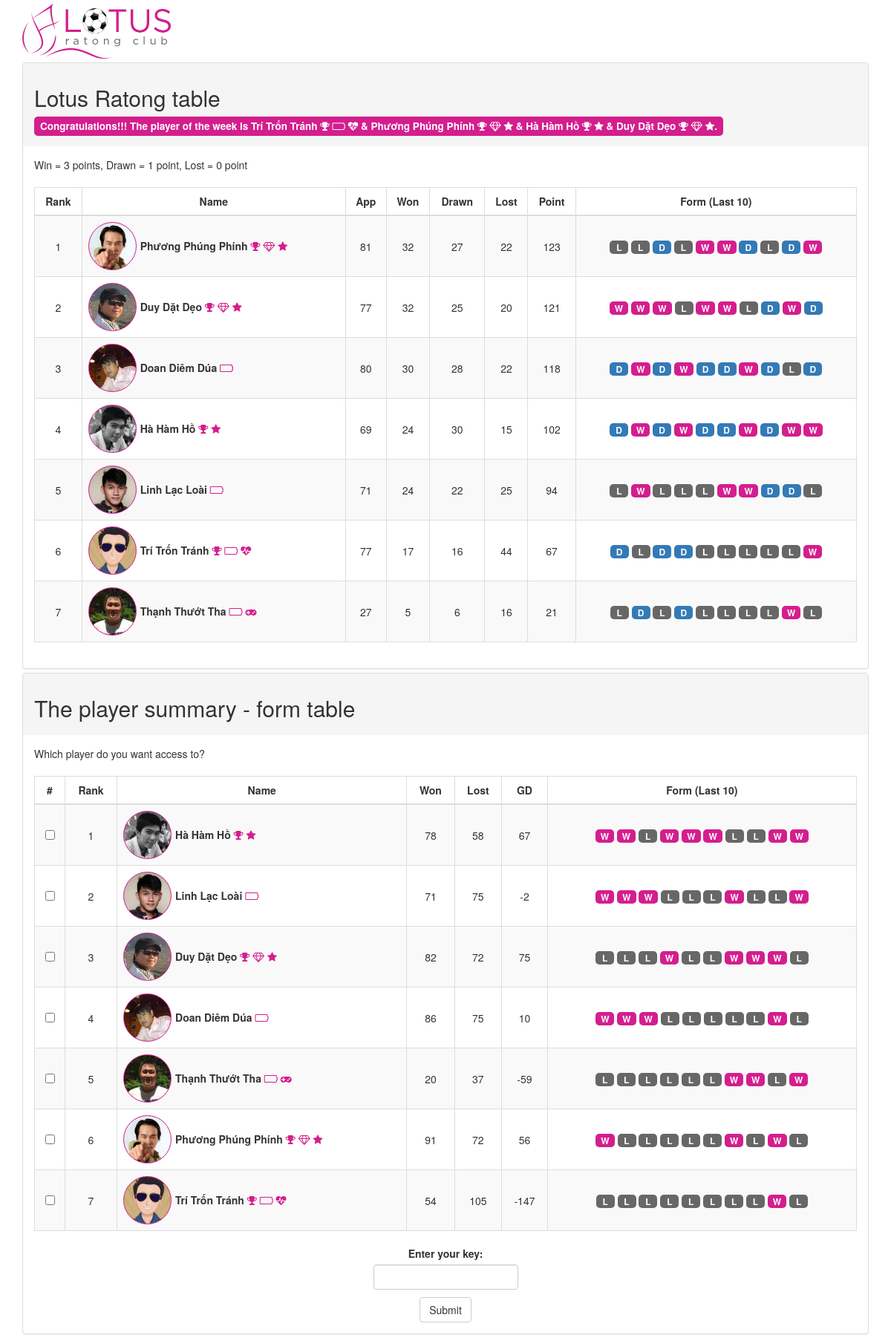
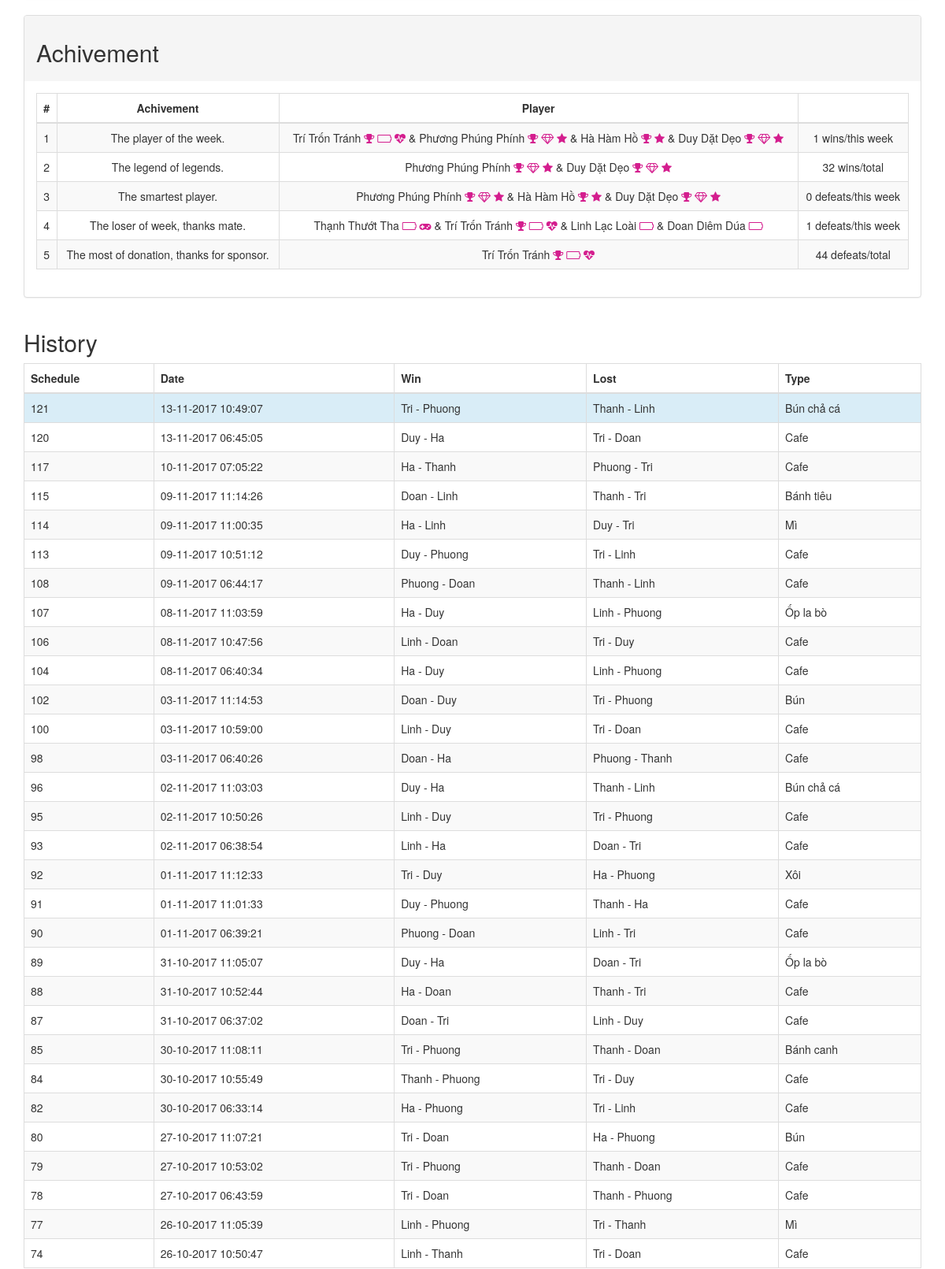
The page / (upper part) on the database its author committed (2 pictures, top to bottom).
### tables this page shows
CREATE TABLE `livescore` (
  `id` smallint(11) NOT NULL AUTO_INCREMENT,
  `schedule_id` smallint(11) DEFAULT NULL,
  `orangea` varchar(11) DEFAULT NULL,
  `orangeb` varchar(11) DEFAULT NULL,
  `orangepoint` smallint(11) DEFAULT NULL,
  `greena` varchar(11) DEFAULT NULL,
  `greenb` varchar(11) DEFAULT NULL,
  `greenpoint` smallint(11) DEFAULT NULL,
  `datetime` timestamp NULL DEFAULT NULL,
  PRIMARY KEY (`id`)
);

CREATE TABLE `player` (
  `id` smallint(6) NOT NULL AUTO_INCREMENT,
  `name` varchar(255) DEFAULT NULL,
  `password` varchar(255) DEFAULT NULL,
  `register` smallint(6) DEFAULT '0',
  PRIMARY KEY (`id`)
);

CREATE TABLE `schedule` (
  `id` smallint(11) NOT NULL AUTO_INCREMENT,
  `schedule_data` text,
  `win` varchar(100) DEFAULT NULL,
  `lost` varchar(100) DEFAULT NULL,
  `datetime` timestamp NULL DEFAULT NULL,
  `schedule_type` smallint(11) DEFAULT '0',
  PRIMARY KEY (`id`)
);

### index.php (the view, shortened to what the rows shown need)
<!DOCTYPE HTML>
<html>
<head>
	<link rel="stylesheet" href="https://maxcdn.bootstrapcdn.com/bootstrap/3.3.7/css/bootstrap.min.css">
	<link rel="stylesheet" href="font-awesome-4.7.0/css/font-awesome.min.css">
</head>
<body>
	<?php
	$servername = "127.0.0.1";
	$username = "chanacom_ratong";
	$password = "0[+121%5g5@J";
	$dbname = "chanacom_ratong";
	$playerErr =  "";
	$saveMsg = "";
	$playerGD = array();
	$playerRank = array();
	$playerWinnerWeek = array();
	$playerPointTenMatch = array();
	$scheduleTypes = array('Cafe','Bún','Phở','Bánh canh','Hủ tiếu','Xôi','Mì','Bún chả cá','Ốp la bò','Bánh cuốn','Bánh tiêu','Bánh chuối','Bánh bao');
	$conn = new mysqli($servername, $username, $password, $dbname);
	$team = getTeam($conn);
	$players = getPlayerList($conn);
	$keys = getRegisterKey($conn);
	foreach ($players as $key => $value) {
		$playerGD[$value] = getPointGD($conn, $value);
	}
	foreach ($players as $key => $value) {
		$playerRank[$value] = getPointRank($conn, $value);
	}
	foreach ($players as $key => $value) {
		$playerWinnerWeek[$value] = getPointWinWeek($conn, $value);
	}
	foreach ($players as $key => $value) {
		$playerPointTenMatch[$value] = getPointTenMatch($conn, $value);
	}
	arsort($playerGD);
	arsort($playerRank);
	arsort($playerWinnerWeek);
	arsort($playerPointTenMatch);
	$scheduleHistory =getScheduleHistory($conn);
	if ($saveMsg == '') $saveMsg = "Congratulations!!! The player of the week is ".getAchivementPlayer(getMostPlayer($playerWinnerWeek)) .".";
	function convertTime($datetime)
	{
		$dt = new DateTime($datetime);
		$tz = new DateTimeZone('Asia/Bangkok');
		$dt->setTimezone($tz);
		echo $dt->format('d-m-Y H:i:s');
	}
	function getMostPlayer($array) {
		$max = 1;
		$player = array();
		foreach ($array as $key => $value) {
			if ($max < $value)
			{
				$max = $value;
			}
		}
		foreach ($array as $key => $value) {
			if ($max == $value)
			{
				$player[] = $key;
			}
		}
		return $player;
	}
	function getPlayer($key) {
		$conn = $GLOBALS['conn'];
		$nickNameList = $GLOBALS['nickNameList'];
		$playerWinnerWeek = $GLOBALS['playerWinnerWeek'];
		$playerWinner = $GLOBALS['playerWinner'];
		$playerLostWeek = $GLOBALS['playerLostWeek'];
		$smartestList = getSmarterPlayer($conn, $playerLostWeek);
		$playerSmarter = $smartestList[0];
		$playerLost = $GLOBALS['playerLost'];
		$nickName = $nickNameList[$key];
		$achive = '';
		if (in_array($key, getMostPlayer($playerWinnerWeek)))
			$achive = $achive . " <i class='fa fa-trophy' data-toggle='tooltip' title='The best player of the week' aria-hidden='true'></i>";
		if (in_array($key, getMostPlayer($playerWinner)))
			$achive = $achive . " <i class='fa fa-diamond' data-toggle='tooltip' title='The legend of legends' aria-hidden='true'></i>";
		if (in_array($key, $playerSmarter))
			$achive = $achive . " <i class='fa fa-star' data-toggle='tooltip' title='The smartest player of the week' aria-hidden='true'></i>";
		if (in_array($key, getMostPlayer($playerLostWeek)))
			$achive = $achive . " <i class='fa fa-battery-empty' data-toggle='tooltip' title='The loser of the week' aria-hidden='true'></i>";
		if (in_array($key, getMostPlayer($playerLost)))
			$achive = $achive . " <i class='fa fa-heartbeat' data-toggle='tooltip' title='The worst player ever' aria-hidden='true'></i>";
		if ($key == 'Thanh') $achive = $achive . " <i class='fa fa-gamepad' data-toggle='tooltip' title='The game master' aria-hidden='true'></i>";
		$html = "<span id='$key' class='avatar'></span><span class=''> $nickName $achive</span>";
		return $html;
	}
	function getPointGD($conn, $player)
	{
		$sql = "SELECT * FROM livescore WHERE (greena = '$player' OR greenb = '$player' OR orangea = '$player' OR orangeb = '$player') ORDER BY id DESC";
		$result = $conn->query($sql);
		$point = 0;
		if ($result->num_rows > 0) {
			while($row = $result->fetch_assoc()) {
				if ($row["greena"] == $player || $row["greenb"] == $player)
				{
					$point = $point + $row["greenpoint"] - $row["orangepoint"];
				}
				else
				{
					$point = $point + $row["orangepoint"] - $row["greenpoint"];
				}
			}
		}
		return $point;
	}
	function getPointRank($conn, $player)
	{
		$para = '"' . $player . '"';
		$sql = "SELECT * FROM schedule WHERE schedule_data LIKE '%$para%' AND win is not null AND lost is not null ORDER BY id DESC";
		$result = $conn->query($sql);
		$form = '';
		if ($result->num_rows > 0) {
			while($row = $result->fetch_assoc()) {
				$win = explode(" - ",$row["win"]);
				$lost = explode(" - ",$row["lost"]);
				if (in_array($player, $win))
				{
					$form = $form . "W";
				}
				elseif (in_array($player, $lost))
				{
					$form = $form . "L";
				}
				else $form = $form . "D";
			}
		}
		$win = substr_count($form,"W");
		$draw = substr_count($form,"D");
		$point = $win * 3 + $draw;
		return $point;
	}
	function getPointWinWeek($conn, $player)
	{
		$para = '"' . $player . '"';
		$sql = "SELECT * FROM schedule WHERE (schedule_data LIKE '%$para%' AND win LIKE BINARY '%$player%'  AND YEARWEEK(datetime) = YEARWEEK(NOW())) ORDER BY id DESC ";
		$result = $conn->query($sql);
		return $result->num_rows;
	}
	function getPointTenMatch($conn, $player)
	{
		$sql = "SELECT * FROM livescore WHERE (greena = '$player' OR greenb = '$player' OR orangea = '$player' OR orangeb = '$player') ORDER BY id DESC LIMIT 10";
		$result = $conn->query($sql);
		$win = 0;
		if ($result->num_rows > 0) {
			while($row = $result->fetch_assoc()) {
				if ($row["greena"] == $player || $row["greenb"] == $player)
				{
					if ($row["greenpoint"] == 5)
					{
						$win++;
					}
				}
				else
				{
					if ($row["orangepoint"] == 5)
					{
						$win++;
					}
				}
			}
		}
		return $win;
	}
	function getSmarterPlayer($conn, $playerLostWeek)
	{
		$min = max($playerLostWeek);
		$player = array();
		foreach ($playerLostWeek as $key => $value) {
			$para = '"' . $key . '"';
			$sql = "SELECT * FROM schedule WHERE (schedule_data LIKE '%$para%' AND Lost is not NULL AND YEARWEEK(datetime) = YEARWEEK(NOW())) ORDER BY id DESC";
			$result = $conn->query($sql);
			if ($min > $value && $result->num_rows > 0)
			{
				$min = $value;
			}
		}
		foreach ($playerLostWeek as $key => $value) {
			$para = '"' . $key . '"';
			$sql = "SELECT * FROM schedule WHERE (schedule_data LIKE '%$para%' AND Lost is not NULL  AND YEARWEEK(datetime) = YEARWEEK(NOW())) ORDER BY id DESC";
			$result = $conn->query($sql);
			if ($min == $value && $result->num_rows > 0)
			{
				$player[] = $key;
			}
		}
		return array($player,$min);
	}
	function getAchivementPlayer($list)
	{
		$achive = '';
		foreach ($list as $value) {
			 if ($achive == '')
			 	$achive = getPlayer($value);
			 else $achive = $achive . ' & ' . getPlayer($value);
		}
		return $achive;
	}
	function getFormTenMatch($conn, $player)
	{
		$sql = "SELECT * FROM livescore WHERE (greena = '$player' OR greenb = '$player' OR orangea = '$player' OR orangeb = '$player') ORDER BY id DESC LIMIT 10";
		$result = $conn->query($sql);
		$win = 0;
		$lost = 0;
		$form = "";
		if ($result->num_rows > 0) {
			while($row = $result->fetch_assoc()) {
				if ($row["greena"] == $player || $row["greenb"] == $player)
				{
					if ($row["greenpoint"] == 5)
					{
						$win++;
						$form = $form . "W";
					}
					else
					{
						$lost++;
						$form = $form . "L";
					}
				}
				else
				{
					if ($row["orangepoint"] == 5)
					{
						$win++;
						$form = $form . "W";
					}
					else
					{
						$lost++;
						$form = $form . "L";
					}
				}
			}
		}
		$chars = str_split(strrev($form));
		$form = '';
		foreach($chars as $char){
			switch ($char) {
				case 'W':
					$form = $form . "<span class='badge label-success label-as-badge'>$char</span> ";
					break;
				case 'L':
					$form = $form . "<span class='badge label-danger label-as-badge'>$char</span> ";
					break;
			}
		}
		return array($win,$lost,$form);
	}
	function getPointMatch($conn, $player)
	{
		$sql = "SELECT * FROM livescore WHERE (greena = '$player' OR greenb = '$player' OR orangea = '$player' OR orangeb = '$player') ORDER BY id DESC";
		$result = $conn->query($sql);
		$win = 0;
		$lost = 0;
		if ($result->num_rows > 0) {
			while($row = $result->fetch_assoc()) {
				if ($row["greena"] == $player || $row["greenb"] == $player)
				{
					if ($row["greenpoint"] == 5)
					{
						$win++;
					}
					else
					{
						$lost++;
					}
				}
				else
				{
					if ($row["orangepoint"] == 5)
					{
						$win++;
					}
					else
					{
						$lost++;
					}
				}
			}
		}
		return array($win,$lost,$result->num_rows);
	}
	function getFormTenSchedule($conn, $player)
	{
		$para = '"' . $player . '"';
		$sql = "SELECT * FROM schedule WHERE schedule_data LIKE '%$para%' AND win is not null AND lost is not null ORDER BY id DESC LIMIT 10";
		$result = $conn->query($sql);
		$form = "";
		if ($result->num_rows > 0) {
			while($row = $result->fetch_assoc()) {
				$win = explode(" - ",$row["win"]);
				$lost = explode(" - ",$row["lost"]);
				if (in_array($player, $win))
				{
					$form = $form . "W";
				}
				elseif (in_array($player, $lost))
				{
					$form = $form . "L";
				}
				else $form = $form . "D";
			}
		}
		$win = substr_count($form,"W");
		$draw = substr_count($form,"D");
		$point = $win * 3 + $draw;
		$chars = str_split(strrev($form));
		$form = '';
		foreach($chars as $char){
			switch ($char) {
				case 'W':
					$form = $form . "<span class='badge label-success label-as-badge'>$char</span> ";
					break;
				case 'L':
					$form = $form . "<span class='badge label-danger label-as-badge'>$char</span> ";
					break;
				default:
					$form = $form . "<span class='badge label-info label-as-badge'>$char</span> ";
					break;
			}
		}
		return array($point,$form);
	}
	function getScheduleHistory($conn)
	{
		$sql = "SELECT * FROM schedule WHERE win is not null AND lost is not null  ORDER BY id DESC LIMIT 30";
		$result = $conn->query($sql);
		$tempHistory = array();
		if ($result->num_rows > 0) {
			while($row = $result->fetch_assoc()) {
				$tempHistory[] = $row;
			}
		} else {
			return '';
		}
		return $tempHistory;
	}
	function getTeam($conn)
	{
		$sql = "SELECT * FROM schedule ORDER BY id DESC LIMIT 1";
		$result = $conn->query($sql);
		$team = array();
		return $team;
	}
	function getPlayerList($conn)
	{
		$sql = "SELECT * FROM player ORDER BY id DESC";
		$result = $conn->query($sql);
		$player = array();
		if ($result->num_rows > 0) {
			while($row = $result->fetch_assoc()) {
				$player[] = $row['name'];
			}
		}
		return $player;
	}
	function getRegisterKey($conn)
	{
		$sql = "SELECT * FROM player ORDER BY id DESC";
		$result = $conn->query($sql);
		$key = array();
		if ($result->num_rows > 0) {
			while($row = $result->fetch_assoc()) {
				$key[] = $row['password'];
			}
		}
		return $key;
	}
	function getLastSchedule($conn)
	{
		$sql = "SELECT * FROM schedule WHERE win IS NOT NULL AND lost IS NOT NULL ORDER BY id DESC LIMIT 1";
		$result = $conn->query($sql);
		$schedule = 0;
		if ($result->num_rows > 0) {
			while($row = $result->fetch_assoc()) {
				$schedule = $row['id'];
			}
		}
		return $schedule;
	}
	function checkRegisterPlayer($conn,$player)
	{
		$sql = "SELECT * FROM player WHERE name ='$player' ORDER BY id DESC LIMIT 1";
		$result = $conn->query($sql);
		$register = 0;
		if ($result->num_rows > 0) {
			while($row = $result->fetch_assoc()) {
				$register = $row['register'];
			}
		}
		return $register;
	}
	?>
	<div class="container">
		<div class="panel-group">
			<div class="panel panel-default">
				<div class="panel-heading">
					<h2>Lotus Ratong table</h2>
					<h4><span class="label label-success"><?php echo $saveMsg;?></span></h4>
				</div>
				<div class="panel-body">
					<span>Win = 3 points, Drawn = 1 point, Lost = 0 point</span><br><br>
					<table class="table table-responsive table-bordered table-striped text-center ranking">
						<thead>
							<tr>
								<th class="text-center">Rank</th>
								<th class="text-center">Name</th>
								<th class="text-center">App</th>
								<th class="text-center">Won</th>
								<th class="text-center">Drawn</th>
								<th class="text-center">Lost</th>
								<th class="text-center">Point</th>
								<th class="text-center">Form (Last 10)</th>
							</tr>
						</thead>
							<?php $p=1;foreach ($playerRank as $key => $value): ?>
							<?php $res = getFormTenSchedule($conn, $key); ?>
								<td class="player"><?php echo getPlayer($key); ?></td>
							<?php endforeach; ?>
					</table>
				</div>
			</div>
			<div class="panel panel-default">
				<div class="panel-heading">
					<h2>The player summary - form table</h2>
				</div>
				<div class="panel-body">
					<form method="post" class="form-inline">
						<span>Which player do you want access to?</span><span class="label label-danger"><?php echo $playerErr;?></span><br><br>
						<table class="table table-responsive table-bordered table-striped text-center summary">
							<thead>
								<tr>
									<th class="text-center">#</th>
									<th class="text-center">Rank</th>
									<th class="text-center">Name</th>
									<th class="text-center">Won</th>
									<th class="text-center">Lost</th>
									<th class="text-center">GD</th>
									<th class="text-center">Form (Last 10)</th>
								</tr>
							</thead>
							<tbody>
								<?php $p=1;foreach ($playerPointTenMatch as $key => $value): ?>
								<?php $res = getPointMatch($conn, $key); ?>
								<?php $resTen = getFormTenMatch($conn, $key); ?>
								<tr>
									<td><input type="checkbox" name="player[]" value="<?php echo $key ?>" <?php if (checkRegisterPlayer($conn,$key)) echo 'checked'; ?>/></td>
									<td><?php echo $p; ?></td>
									<td class="player"><?php echo getPlayer($key); ?></td>
									<td><?php echo $res[0]; ?></td>
									<td><?php echo $res[1]; ?></td>
									<td><?php echo $playerGD[$key]; ?></td>
									<td><?php echo $resTen[2]; $p++; ?></td>
								</tr>
								<?php endforeach; ?>
							</tbody>
						</table>
					</form>
				</div>
			</div>
		</div>
	</div>
	<div class="container achivement">
		<div class="panel-group">
			<div class="panel panel-default">
				<div class="panel-heading"><h2>Achivement</h2></div>
				<div class="panel-body">
					<table class="table table-responsive table-bordered table-striped text-center">
						<thead>
							<tr>
								<th class="text-center">#</th>
								<th class="text-center">Achivement</th>
								<th class="text-center">Player</th>
								<th class="text-center"></th>
							</tr>
						</thead>
						<tbody>
							<tr>
								<td><?php echo getAchivementPlayer(getMostPlayer($playerWinnerWeek));?>
								</td>
							</tr>
						</tbody>
					</table>
				</div>
			</div>
		</div>
	</div>
	<div class="container">
		<h2>History</h2>
		<?php $lastSchedule = getLastSchedule($conn); ?>
		<table class="table table-responsive table-bordered table-striped">
			<thead>
				<tr>
					<th>Schedule</th>
					<th>Date</th>
					<th>Win</th>
					<th>Lost</th>
					<th>Type</th>
				</tr>
			</thead>
			<tbody>
				<?php foreach ($scheduleHistory as $schedule): ?>
				<tr <?php if ($schedule['id'] == $lastSchedule) echo 'class="info"'; ?>>
					<td><?php echo $schedule['id']; ?></td>
					<td><?php echo convertTime($schedule['datetime']); ?></td>
					<td><?php echo $schedule['win']; ?></td>
					<td><?php echo $schedule['lost']; ?></td>
					<td><?php $typeC = $schedule['schedule_type']; echo $scheduleTypes[$typeC]; ?></td>
				</tr>
			<?php endforeach; ?>
		</tbody>
	</div>
</body>
</html>

### rows shown on the page
livescore: greena "Trí Trốn Tránh Phương Phúng Phính Hà Hàm Hồ Duy Dặt Dẹo Trí Trốn Tránh Phương Phúng Phính Hà Hàm Hồ Duy Dặt Dẹo"
schedule: id "121", datetime "13-11-2017 10:49:07", win "Tri - Phuong", lost "Thanh - Linh", schedule_type "Bún chả cá"
schedule: id "120", datetime "13-11-2017 06:45:05", win "Duy - Ha", lost "Tri - Doan", schedule_type "Cafe"
schedule: id "117", datetime "10-11-2017 07:05:22", win "Ha - Thanh", lost "Phuong - Tri", schedule_type "Cafe"
schedule: id "115", datetime "09-11-2017 11:14:26", win "Doan - Linh", lost "Thanh - Tri", schedule_type "Bánh tiêu"
schedule: id "114", datetime "09-11-2017 11:00:35", win "Ha - Linh", lost "Duy - Tri", schedule_type "Mì"
schedule: id "113", datetime "09-11-2017 10:51:12", win "Duy - Phuong", lost "Tri - Linh", schedule_type "Cafe"
schedule: id "108", datetime "09-11-2017 06:44:17", win "Phuong - Doan", lost "Thanh - Linh", schedule_type "Cafe"
schedule: id "107", datetime "08-11-2017 11:03:59", win "Ha - Duy", lost "Linh - Phuong", schedule_type "Ốp la bò"
schedule: id "106", datetime "08-11-2017 10:47:56", win "Linh - Doan", lost "Tri - Duy", schedule_type "Cafe"
schedule: id "104", datetime "08-11-2017 06:40:34", win "Ha - Duy", lost "Linh - Phuong", schedule_type "Cafe"
schedule: id "102", datetime "03-11-2017 11:14:53", win "Doan - Duy", lost "Tri - Phuong", schedule_type "Bún"
schedule: id "100", datetime "03-11-2017 10:59:00", win "Linh - Duy", lost "Tri - Doan", schedule_type "Cafe"
schedule: id "98", datetime "03-11-2017 06:40:26", win "Doan - Ha", lost "Phuong - Thanh", schedule_type "Cafe"
schedule: id "96", datetime "02-11-2017 11:03:03", win "Duy - Ha", lost "Thanh - Linh", schedule_type "Bún chả cá"
schedule: id "95", datetime "02-11-2017 10:50:26", win "Linh - Duy", lost "Tri - Phuong", schedule_type "Cafe"
schedule: id "93", datetime "02-11-2017 06:38:54", win "Linh - Ha", lost "Doan - Tri", schedule_type "Cafe"
schedule: id "92", datetime "01-11-2017 11:12:33", win "Tri - Duy", lost "Ha - Phuong", schedule_type "Xôi"
schedule: id "91", datetime "01-11-2017 11:01:33", win "Duy - Phuong", lost "Thanh - Ha", schedule_type "Cafe"
schedule: id "90", datetime "01-11-2017 06:39:21", win "Phuong - Doan", lost "Linh - Tri", schedule_type "Cafe"
schedule: id "89", datetime "31-10-2017 11:05:07", win "Duy - Ha", lost "Doan - Tri", schedule_type "Ốp la bò"
schedule: id "88", datetime "31-10-2017 10:52:44", win "Ha - Doan", lost "Thanh - Tri", schedule_type "Cafe"
schedule: id "87", datetime "31-10-2017 06:37:02", win "Doan - Tri", lost "Linh - Duy", schedule_type "Cafe"
schedule: id "85", datetime "30-10-2017 11:08:11", win "Tri - Phuong", lost "Thanh - Doan", schedule_type "Bánh canh"
schedule: id "84", datetime "30-10-2017 10:55:49", win "Thanh - Phuong", lost "Tri - Duy", schedule_type "Cafe"
schedule: id "82", datetime "30-10-2017 06:33:14", win "Ha - Phuong", lost "Tri - Linh", schedule_type "Cafe"
schedule: id "80", datetime "27-10-2017 11:07:21", win "Tri - Doan", lost "Ha - Phuong", schedule_type "Bún"
schedule: id "79", datetime "27-10-2017 10:53:02", win "Tri - Phuong", lost "Thanh - Doan", schedule_type "Cafe"
schedule: id "78", datetime "27-10-2017 06:43:59", win "Tri - Doan", lost "Thanh - Phuong", schedule_type "Cafe"
schedule: id "77", datetime "26-10-2017 11:05:39", win "Linh - Phuong", lost "Tri - Thanh", schedule_type "Mì"
schedule: id "74", datetime "26-10-2017 10:50:47", win "Linh - Thanh", lost "Tri - Doan", schedule_type "Cafe"

### other values the page prints
$saveMsg "Congratulations!!! The player of the week is & & & ."
$nickName "Phương Phúng Phính"
$playerWinner[$key] "32"
$value - $playerWinner[$key] * 3 "27"
$playerLost[$key] "22"
$value "123"
$nickName "Duy Dặt Dẹo"
$value - $playerWinner[$key] * 3 "25"
$playerLost[$key] "20"
$value "121"
$nickName "Doan Diêm Dúa"
$playerWinner[$key] "30"
$value - $playerWinner[$key] * 3 "28"
$value "118"
$nickName "Hà Hàm Hồ"
